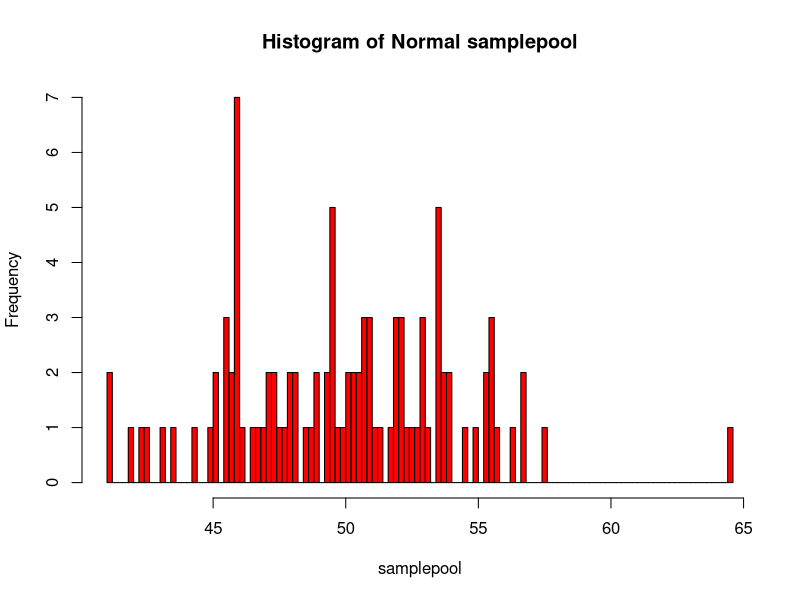
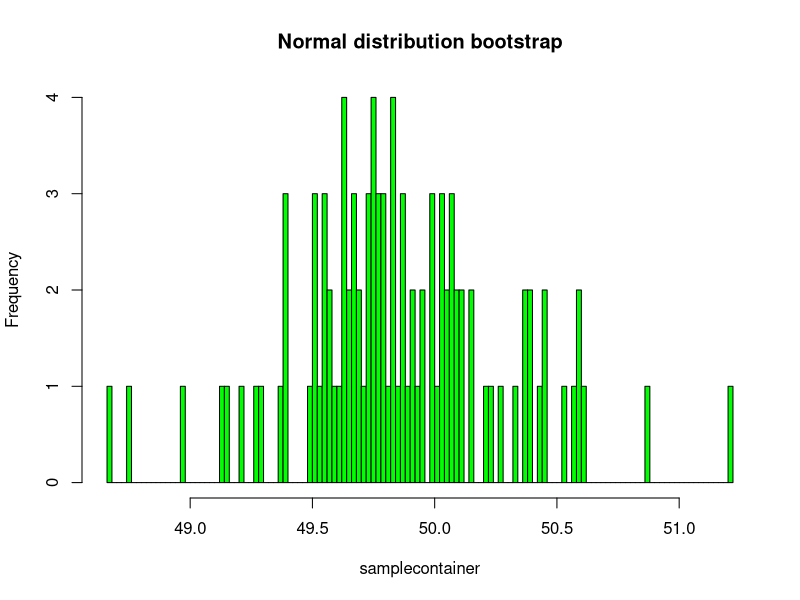
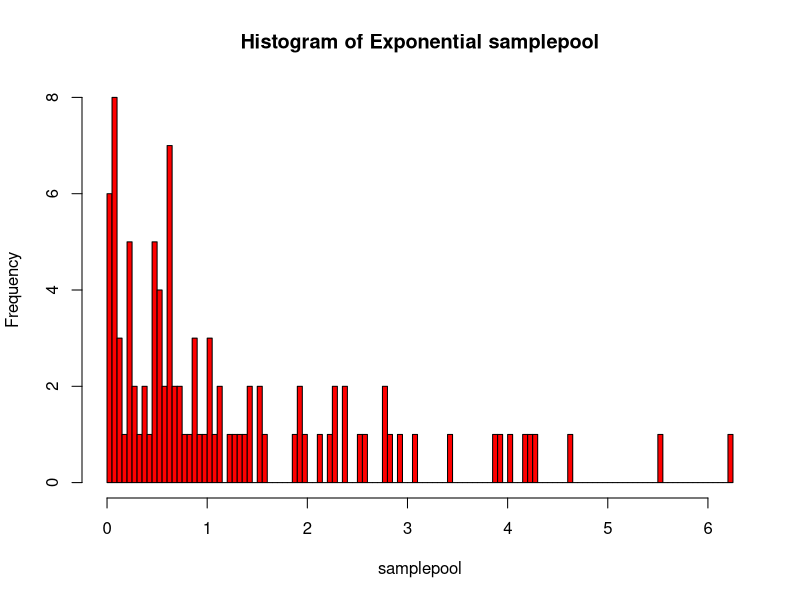
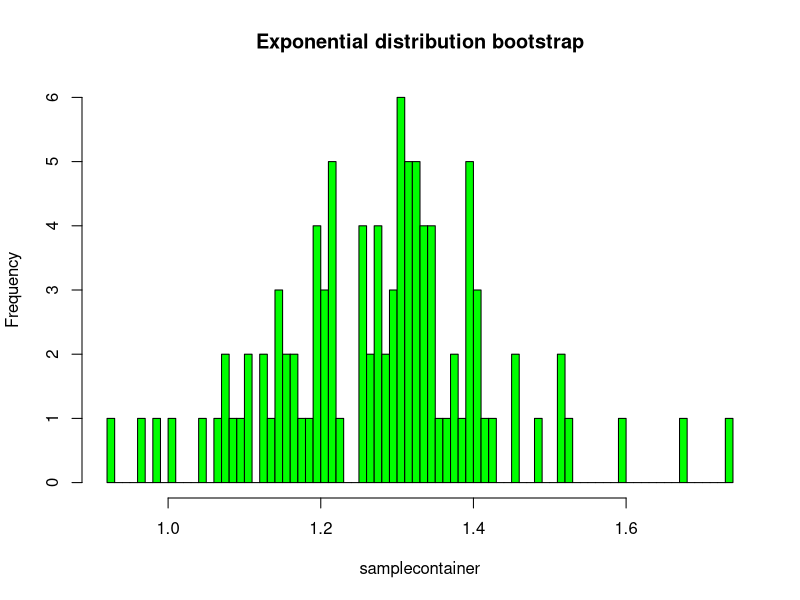

The R script that drew these images, in order:
## ---- chunk 1
sampletake <- function(n, nsamp, dist) {
  
  ##n = sample size, nsamp = number of sample repeats, dist = distribution type, accepts either "n" for normale or "e" for exponential
  
  ##start IF statement for plotting samplepool histograms
  if (dist == "n") 
  {
    samplepool <- rnorm(n, 50, 4) 
    hist(samplepool, main = paste("Histogram of Normal samplepool"), n, col = "red")
  }
  else if (dist == "e")
  {
    samplepool <- rexp(n)
    hist(samplepool, main = paste("Histogram of Exponential samplepool"),n, col = "red")
  }
  ##end IF statement
  sampleSD <- sd(samplepool)
  samplemean <- mean(samplepool)
  ##we must initalize the vector with the correct size before using it.
  samplecontainer <- numeric(nsamp)
  
  ##start FOR loop
  for (i in 1:nsamp){
    thissample <- sample(samplepool, size = length(samplepool), replace = TRUE)
    samplecontainer[i] <- mean(thissample)
  }
  ##end FOR loop
  
  ##start IF statement for plotting bootstrap histograms
  if (dist == "n") 
  {
    hist(samplecontainer, main = paste("Normal distribution bootstrap"), n, col = "green")
  }
  else if (dist == "e")
  {
    hist(samplecontainer, main = paste("Exponential distribution bootstrap"), n, col = "green")
  }
  
  return(c(sampleSD, samplemean, samplecontainer))
}
inputdata <- sampletake(100,100,"n")
inputdata <- sampletake(100,100,"e")
